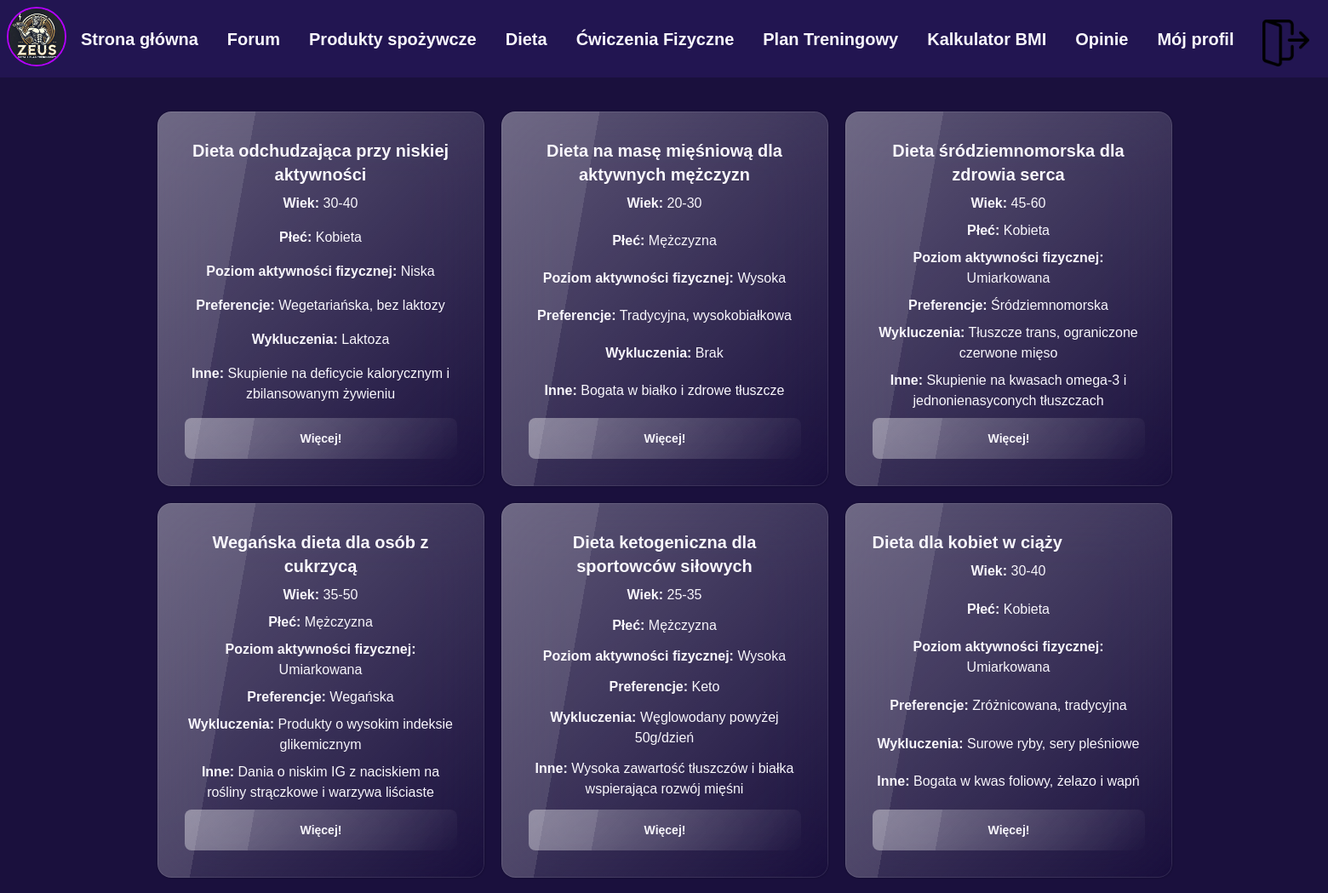
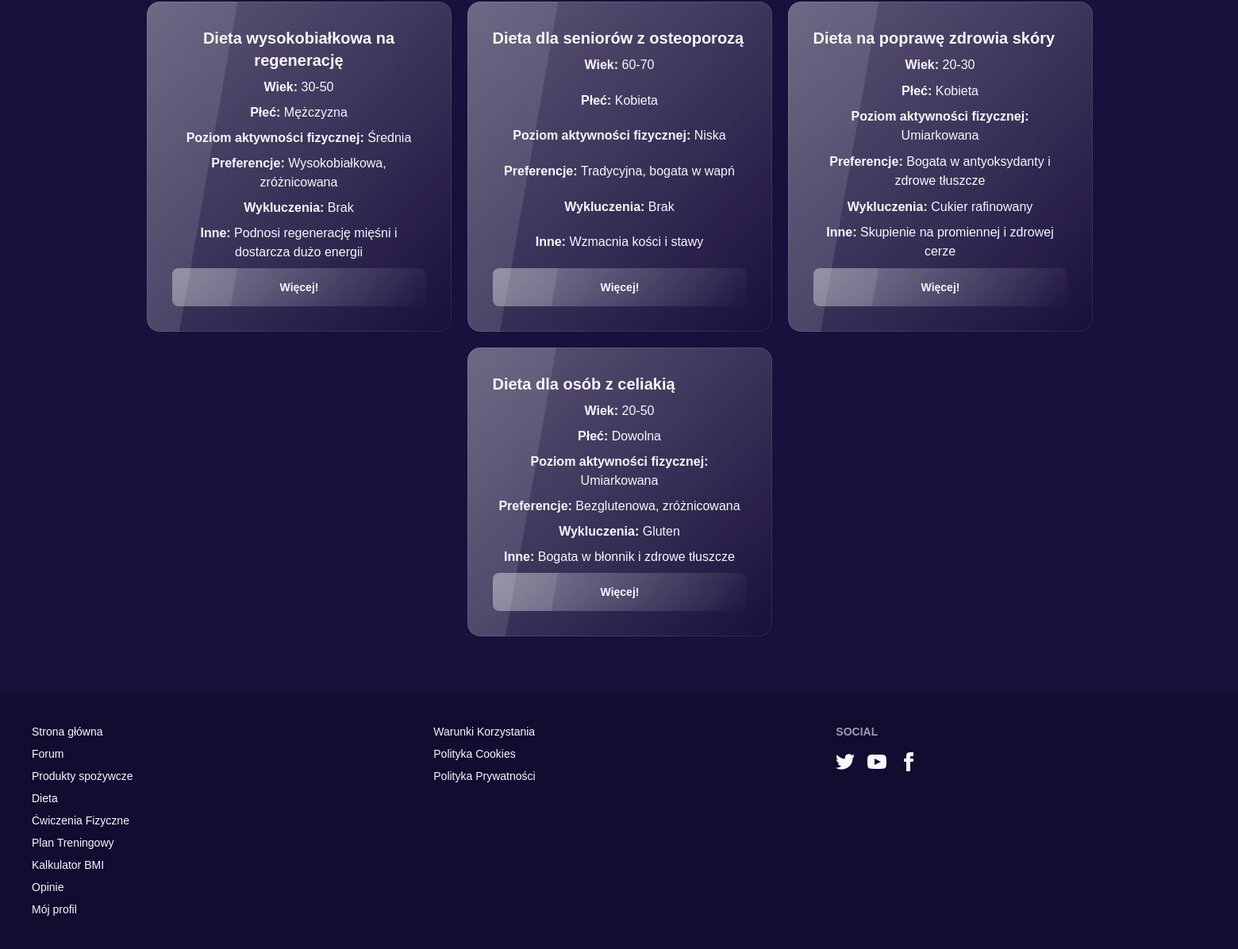
Screenshot of /diets with the database file from the repository (2 pictures, top to bottom).
### models.py (models this page shows)
class Diet(db.Model):
    __tablename__ = 'diet'
    id = db.Column(db.Integer, primary_key=True)
    Tytuł = db.Column(db.String(100), nullable=False)
    Wiek = db.Column(db.String(20), nullable=False)
    Płeć = db.Column(db.String(10), nullable=False)
    Poziom_aktywności_fizycznej = db.Column(db.String(50), nullable=False)
    Preferencje = db.Column(db.Text, nullable=True)
    Wykluczenia = db.Column(db.Text, nullable=True)
    Inne_szczegóły = db.Column(db.Text, nullable=True)
    Śniadanie = db.Column(db.Text, nullable=False)
    Drugie_śniadanie = db.Column(db.Text, nullable=True)
    Obiad = db.Column(db.Text, nullable=False)
    Podwieczorek = db.Column(db.Text, nullable=True)
    Kolacja = db.Column(db.Text, nullable=False)

### app.py (the view)
@app.route('/diets', methods=['GET'])
def diets():
    diets = Diet.query.all()
    return render_template('diets.html', diets=diets)

### templates/diets.html (shortened to what this page needs)
{% extends 'base.html' %}
{% block content %}
<div class="exercise-cards">
    {% for diet in diets %}
    <div class="card glass w-96">
      <div class="card-body">
        <h2 class="card-title">{{ diet.Tytuł }}</h2>
        <p><strong>Wiek:</strong> {{ diet.Wiek }}</p>
        <p><strong>Płeć:</strong> {{ diet.Płeć }}</p>
        <p><strong>Poziom aktywności fizycznej:</strong> {{ diet.Poziom_aktywności_fizycznej }}</p>
        <p><strong>Preferencje:</strong> {{ diet.Preferencje or 'None' }}</p>
        <p><strong>Wykluczenia:</strong> {{ diet.Wykluczenia or 'None' }}</p>
        <p><strong>Inne:</strong> {{ diet.Inne_szczegóły or 'None' }}</p>
        <a href="/diets/{{ diet.id }}" class="btn glass">Więcej!</a>
      </div>
    </div>
    {% endfor %}
</div>
{% endblock %}

### static/style.css (style rules this page uses)
body { font-family: Arial, sans-serif; margin: 0; padding: 0; box-sizing: border-box; }
.exercise-cards { display: flex; justify-content: center; text-align: center; gap: 20px; margin-left: 1px; margin-left: 1px; margin-top: 20px; }
.exercise-cards { display: flex; flex-wrap: wrap; gap: 20px; justify-content: center; margin-top: 20px; }
.card-title { text-align: center; }

### rows the page displays
Diet: Tytuł "Dieta odchudzająca przy niskiej aktywności", Wiek "30-40", Płeć "Kobieta", Poziom_aktywności_fizycznej "Niska", Preferencje "Wegetariańska, bez laktozy", Wykluczenia "Laktoza", Inne_szczegóły "Skupienie na deficycie kalorycznym i zbilansowanym żywieniu"
Diet: Tytuł "Dieta na masę mięśniową dla aktywnych mężczyzn", Wiek "20-30", Płeć "Mężczyzna", Poziom_aktywności_fizycznej "Wysoka", Preferencje "Tradycyjna, wysokobiałkowa", Wykluczenia "Brak", Inne_szczegóły "Bogata w białko i zdrowe tłuszcze"
Diet: Tytuł "Dieta śródziemnomorska dla zdrowia serca", Wiek "45-60", Płeć "Kobieta", Poziom_aktywności_fizycznej "Umiarkowana", Preferencje "Śródziemnomorska", Wykluczenia "Tłuszcze trans, ograniczone czerwone mięso", Inne_szczegóły "Skupienie na kwasach omega-3 i jednonienasyconych tłuszczach"
Diet: Tytuł "Wegańska dieta dla osób z cukrzycą", Wiek "35-50", Płeć "Mężczyzna", Poziom_aktywności_fizycznej "Umiarkowana", Preferencje "Wegańska", Wykluczenia "Produkty o wysokim indeksie glikemicznym", Inne_szczegóły "Dania o niskim IG z naciskiem na rośliny strączkowe i warzywa liściaste"
Diet: Tytuł "Dieta ketogeniczna dla sportowców siłowych", Wiek "25-35", Płeć "Mężczyzna", Poziom_aktywności_fizycznej "Wysoka", Preferencje "Keto", Wykluczenia "Węglowodany powyżej 50g/dzień", Inne_szczegóły "Wysoka zawartość tłuszczów i białka wspierająca rozwój mięśni"
Diet: Tytuł "Dieta dla kobiet w ciąży", Wiek "30-40", Płeć "Kobieta", Poziom_aktywności_fizycznej "Umiarkowana", Preferencje "Zróżnicowana, tradycyjna", Wykluczenia "Surowe ryby, sery pleśniowe", Inne_szczegóły "Bogata w kwas foliowy, żelazo i wapń"
Diet: Tytuł "Dieta wysokobiałkowa na regenerację", Wiek "30-50", Płeć "Mężczyzna", Poziom_aktywności_fizycznej "Średnia", Preferencje "Wysokobiałkowa, zróżnicowana", Wykluczenia "Brak", Inne_szczegóły "Podnosi regenerację mięśni i dostarcza dużo energii"
Diet: Tytuł "Dieta dla seniorów z osteoporozą", Wiek "60-70", Płeć "Kobieta", Poziom_aktywności_fizycznej "Niska", Preferencje "Tradycyjna, bogata w wapń", Wykluczenia "Brak", Inne_szczegóły "Wzmacnia kości i stawy"
Diet: Tytuł "Dieta na poprawę zdrowia skóry", Wiek "20-30", Płeć "Kobieta", Poziom_aktywności_fizycznej "Umiarkowana", Preferencje "Bogata w antyoksydanty i zdrowe tłuszcze", Wykluczenia "Cukier rafinowany", Inne_szczegóły "Skupienie na promiennej i zdrowej cerze"
Diet: Tytuł "Dieta dla osób z celiakią", Wiek "20-50", Płeć "Dowolna", Poziom_aktywności_fizycznej "Umiarkowana", Preferencje "Bezglutenowa, zróżnicowana", Wykluczenia "Gluten", Inne_szczegóły "Bogata w błonnik i zdrowe tłuszcze"
